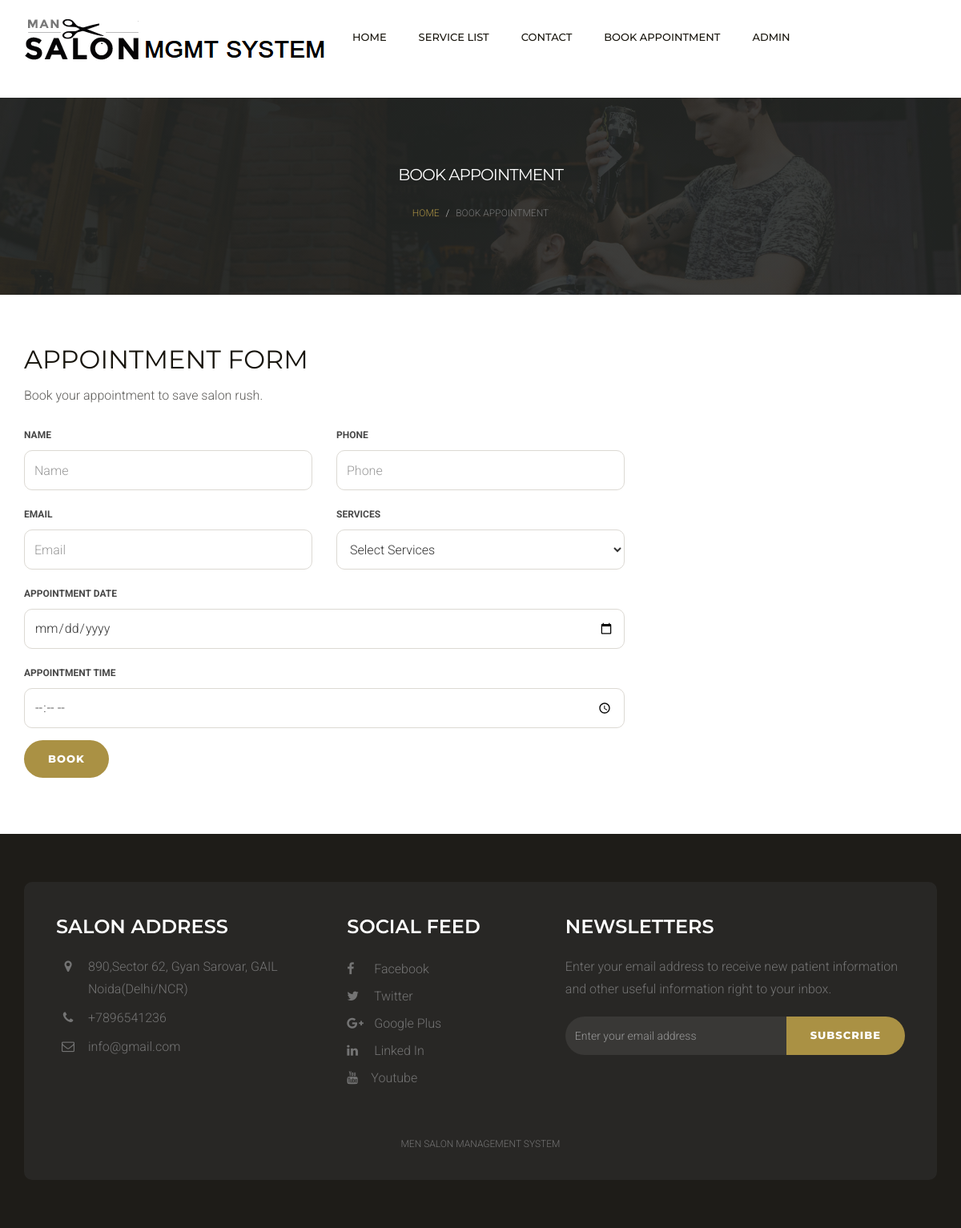
Screenshot of /msms/appointment.php with the database file from the repository.
### tables this page shows
CREATE TABLE `tblpage` (
  `ID` int(10) NOT NULL,
  `PageType` varchar(200) DEFAULT NULL,
  `PageTitle` mediumtext DEFAULT NULL,
  `PageDescription` mediumtext DEFAULT NULL,
  `Email` varchar(200) DEFAULT NULL,
  `MobileNumber` bigint(10) DEFAULT NULL,
  `UpdationDate` date DEFAULT NULL,
  `Timing` varchar(200) NOT NULL
);

### msms/appointment.php (the view, shortened to what this page needs)
<?php
include('includes/dbconnection.php');
?>
<!DOCTYPE html>
<html lang="en">
<head>
    <link href="css/bootstrap.min.css" rel="stylesheet">
    <link href="css/font-awesome.min.css" rel="stylesheet">
    <link href="css/style.css" rel="stylesheet">
</head>
<body>
    <?php include_once('includes/header.php');?>
    <div class="page-header">
        <div class="container">
            <div class="row">
                <div class="col-lg-12 col-md-12 col-sm-12 col-xs-12">
                    <div class="page-caption">
                        <h2 class="page-title">Book Appointment</h2>
                        <div class="page-breadcrumb">
                            <ol class="breadcrumb">
                                <li><a href="index.php">Home</a></li>
                                <li class="active">Book Appointment</li>
                            </ol>
                        </div>
                    </div>
                </div>
            </div>
        </div>
    </div>
    <div class="content">
        <div class="container">
            <div class="row">
                <div class="col-lg-8 col-md-8 col-sm-8 col-xs-12">
                    <div class="row">
                        <div class="col-lg-12 col-md-12 col-sm-12 col-xs-12">
                            <h1>Appointment Form</h1>
                            <p> Book your appointment to save salon rush.</p>
                            <form method="post">
                                <div class="row">
                                    <div class="col-md-6">
                                        <label class="control-label" for="name">Name</label>
                                        <input type="text" class="form-control" id="name" placeholder="Name" name="name" required="true">
                                    </div>
                                    <div class="col-md-6">
                                        <label class="control-label" for="phone">phone</label>
                                        <input type="text" class="form-control" id="phone" name="phone" placeholder="Phone" required="true" maxlength="10" pattern="[0-9]+">
                                    </div>
                                    <div class="col-md-6">
                                        <label class="control-label" for="email">email</label>
                                         <input type="email" class="form-control" id="appointment_email" placeholder="Email" name="email" required="true">
                                    </div>
                                    <div class="col-md-6">
                                        <label class="control-label" for="Subject">Services</label>
                                        <select name="services" id="services" required="true" class="form-control">
                                <option value="">Select Services</option>
                              </select>
                                    </div>
                                    <div class="col-lg-12 col-md-12 col-sm-12 col-xs-12">
                                        <div class="form-group">
                                            <label class="control-label" for="textarea">Appointment Date</label>
                                            <input type="date" class="form-control appointment_date" placeholder="Date" name="adate" id='inputdate' required="true">
                                        </div>
                                    </div>
                                    <div class="col-lg-12 col-md-12 col-sm-12 col-xs-12">
                                        <div class="form-group">
                                            <label class="control-label" for="textarea">Appointment Time</label>
                                            <input type="time" class="form-control appointment_time" placeholder="Time" name="atime" id='atime' required="true">
                                        </div>
                                    </div>
                                    <div class="col-md-12">
                                        <div class="form-group">
                                            <button type="submit" id="submit" name="submit" class="btn btn-default">Book</button>
                                        </div>
                                    </div>
                                </div>
                            </form>
                        </div>
                    </div>
                </div>
            </div>
        </div>
    </div>
<?php include_once('includes/footer.php');?>
</body>
</html>

### msms/includes/footer.php (shortened to what this page needs)
<?php
include('includes/dbconnection.php');
  ?>
<div class="footer">
        <div class="container">
            <div class="footer-block">
                <div class="row">
                    <div class="col-lg-4 col-md-4 col-sm-6 col-xs-12">
                        <div class="footer-widget">
                            <h2 class="widget-title">Salon Address</h2>
                            <ul class="listnone contact">
                                <?php
$ret=mysqli_query($con,"select * from tblpage where PageType='contactus' ");
while ($row=mysqli_fetch_array($ret)) {
?>
                                <li><i class="fa fa-map-marker"></i> <?php  echo $row['PageDescription'];?> </li>
                                <li><i class="fa fa-phone"></i> +<?php  echo $row['MobileNumber'];?></li>
                                <li><i class="fa fa-envelope-o"></i>  <?php  echo $row['Email'];?></li><?php } ?>
                            </ul>
                        </div>
                    </div>
                    <div class="col-lg-3 col-md-3 col-sm-6 col-xs-12">
                        <div class="footer-widget footer-social">
                            <h2 class="widget-title">Social Feed</h2>
                            <ul class="listnone">
                                <li>
                                    <a href="#"> <i class="fa fa-facebook"></i> Facebook </a>
                                </li>
                                <li><a href="#"><i class="fa fa-twitter"></i> Twitter</a></li>
                                <li><a href="#"><i class="fa fa-google-plus"></i> Google Plus</a></li>
                                <li><a href="#"><i class="fa fa-linkedin"></i> Linked In</a></li>
                                <li>
                                    <a href="#"> <i class="fa fa-youtube"></i>Youtube</a>
                                </li>
                            </ul>
                        </div>
                    </div>
                    <div class="col-lg-5 col-md-5 col-sm-12 col-xs-12">
                        <div class="footer-widget widget-newsletter">
                            <h2 class="widget-title">Newsletters</h2>
                            <p>Enter your email address to receive new patient information and other useful information right to your inbox.</p>
                            <form method="post">
                            <div class="input-group">
                                <input type="text" class="form-control" placeholder="Enter your email address" name="email">
                                <span class="input-group-btn">
                            <button class="btn btn-default" type="submit" value="submit" name="sub">Subscribe</button>
                            </span>
                            </div></form>
                        </div>
                    </div>
                </div>
                <div class="tiny-footer">
                    <div class="row">
                        <div class="col-lg-12 col-md-12 col-sm-12 col-xs-12">
                            <div class="copyright-content">
                                <p> Men Salon Management System </p>
                            </div>
                        </div>
                    </div>
                </div>
            </div>
        </div>
    </div>

### msms/css/style.css (style rules this page uses)
body { font-size: 16px; background-color: #fff; color: #5d5c59; font-family: 'Roboto', sans-serif; line-height: 28px; font-weight: 300; }
h1, h2, h3, h4, h5, h6 { margin: 0; padding: 0; margin-bottom: 10px; color: #18150d; font-weight: 400; font-family: 'Montserrat', sans-serif; text-transform: uppercase; -webkit-font-smoothing: antialiased; text-rendering: optimizeLegibility; }
h1 { font-size: 32px; line-height: 42px; }
h2 { font-size: 24px; line-height: 32px; }
p { margin: 0 0 20px; }
p:last-child { margin-bottom: 0px; }
ul, ol { margin: 0; }
a { color: #aa9144; text-decoration: none; -webkit-transition: all 0.3s; -moz-transition: all 0.3s; transition: all 0.3s; }
.listnone { list-style: none; padding: 0px; }
.control-label { color: #474747; font-weight: 700; font-size: 12px; text-transform: uppercase; }
.form-control { width: 100%; height: 50px; padding: 6px 12px; font-size: 16px; line-height: 1.42857143; color: #333; background-color: #fff; border: 1px solid #dcd9d3; background-image: none; border-radius: 10px; -webkit-box-shadow: inset 0 0px 0px rgba(255, 255, 255, .075); box-shadow: inset 3px 3px 3px rgba(255, 255, 255, .075); margin-bottom: 15px; }
.form-group { margin-bottom: 10px; }
.btn { display: inline-block; padding: 14px 30px; margin-bottom: 0; font-size: 13px; font-weight: 800; letter-spacing: 1px; line-height: 1.42857143; text-align: center; border: none; text-transform: uppercase; border-radius: 100px;font-family: 'Montserrat', sans-serif; -webkit-font-smoothing: antialiased; text-rendering: optimizeLegibility; }
.btn-default { color: #fff; background-color: #aa9144; }
.page-header { background: linear-gradient(rgba(36, 39, 38, 0.5), rgba(36, 39, 38, 0.5)), rgba(36, 39, 38, 0.5) url(../images/page-header.jpg) no-repeat center; background-size: cover; margin: 0; border-bottom: none; padding-bottom: 0px; }
.page-caption { padding: 120px 0px; position: relative; z-index: 1; color: #fff; text-align: center; }
.page-title { color: #fff; font-size: 40px; font-weight: 400; letter-spacing: -1px; }
.page-breadcrumb .breadcrumb { background-color: transparent; margin-bottom: 0px; font-size: 12px; text-transform: uppercase; }
.content { padding-top: 60px; padding-bottom: 60px; }
.footer { background-color: #1e1c18; padding-top: 60px; padding-bottom: 60px; }
.footer-block { background-color: #282725;padding: 40px 40px 10px 40px; border-radius: 10px; }
.footer-widget p { color: #747474; }
.footer-widget .widget-title { color: #fff; font-weight: 600; padding-bottom: 20px; margin-bottom: 30px; }
.footer-widget li a { color: #747474; line-height: 34px; }
.footer-social ul li a i { padding-right: 10px; width: 30px; }
.footer .contact li { position: relative; padding-left: 40px; display: block; ' margin-bottom: 8px; padding: 0 0 8px 40px; color: #747474; }
.footer .contact li i { display: block; position: absolute; top: 5px; left: 0; width: 30px; font-size: 16px; text-align: center; }
.widget-newsletter .form-control { height: 48px; color: #eee; background-color: #393836; border: none; box-shadow: none; font-size: 14px; border-radius: 30px 0px 0px 30px; }
.widget-newsletter button { height: 48px; }
.tiny-footer { padding-top: 19px; padding-bottom: 9px; font-size: 12px; color: #56575e; text-align: left; text-transform: uppercase; text-align: center; }
.copyright-content { padding: 12px; color: #747474; }
.widget-title { margin-bottom: 20px; }
@media only screen and (max-width : 1200px) { .footer-widget { margin-bottom: 20px; } }
@media only screen and (max-width : 1200px) { .footer-widget .widget-title { margin-bottom: 0px; } }
@media only screen and (max-width : 1200px) { .page-title { font-size: 20px; } }
@media only screen and (max-width : 1200px) { .page-caption { padding: 80px 0px; } }

### rows the page displays
tblpage: PageDescription "890,Sector 62, Gyan Sarovar, GAIL Noida(Delhi/NCR)", MobileNumber "7896541236", Email "info@gmail.com"
